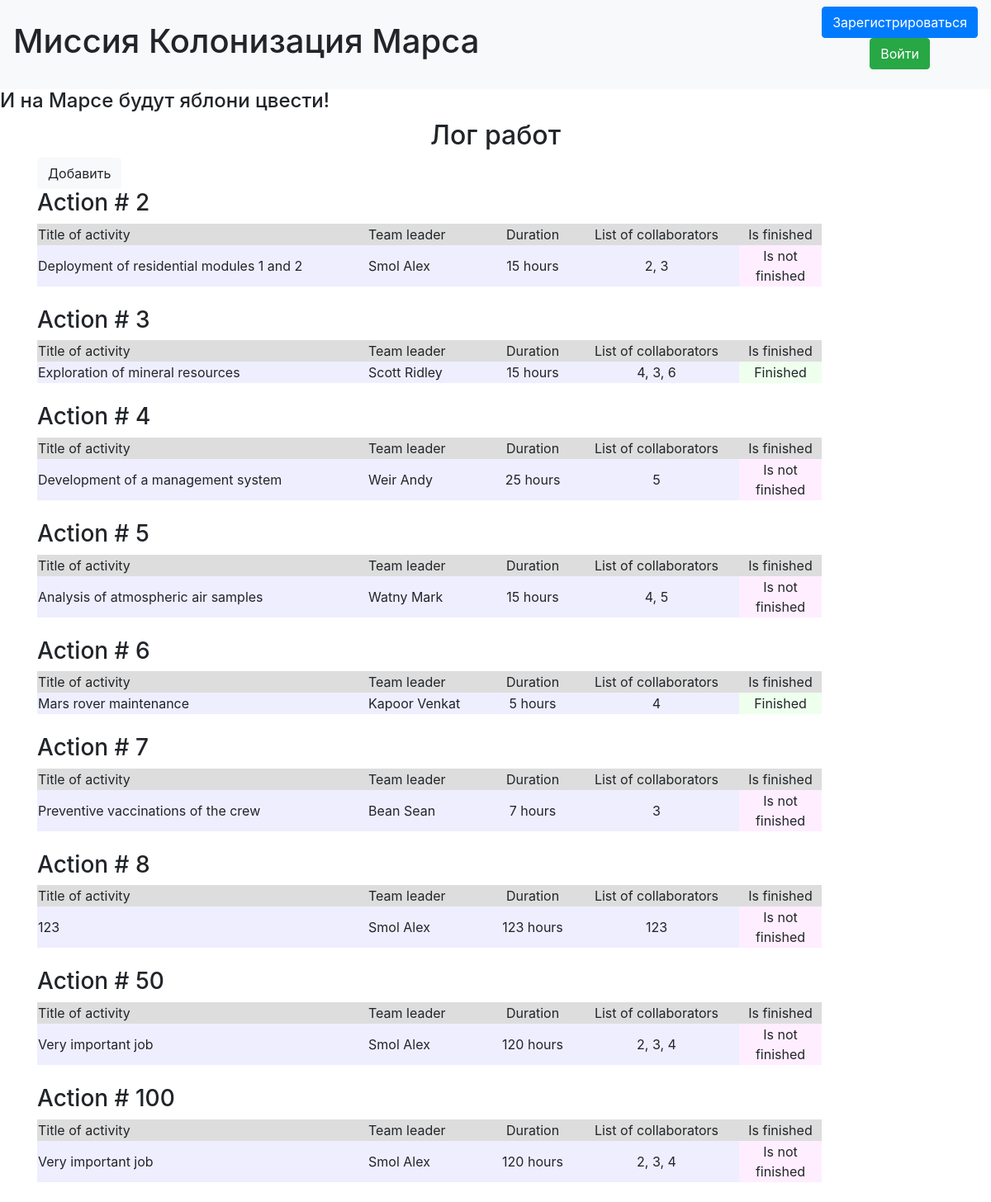
/index, run on the app's committed database.
### website/models/jobs.py (models this page shows)
class Job(database, SerializerMixin):
    __tablename__ = 'jobs'
    id = sqlalchemy.Column(sqlalchemy.Integer, primary_key=True, autoincrement=True)
    job = sqlalchemy.Column(sqlalchemy.String, nullable=True)
    work_size = sqlalchemy.Column(sqlalchemy.Integer, nullable=True, default=0)
    collaborators = sqlalchemy.Column(sqlalchemy.String, nullable=True)
    start_date = sqlalchemy.Column(sqlalchemy.DateTime, default=datetime.datetime.now)
    end_date = sqlalchemy.Column(sqlalchemy.DateTime, default=datetime.datetime.now)
    is_finished = sqlalchemy.Column(sqlalchemy.Boolean, default=False)
    category = sqlalchemy.Column(sqlalchemy.Integer, sqlalchemy.ForeignKey("categories.id"))
    team_leader = sqlalchemy.Column(sqlalchemy.Integer, sqlalchemy.ForeignKey("users.id"))
    user = orm.relation('User')
    categories = orm.relation("Category",
                              secondary="association",
                              backref="jobs")

### website/models/users.py (models this page shows, shortened)
class User(database, UserMixin, SerializerMixin):
    __tablename__ = 'users'
    id = sqlalchemy.Column(sqlalchemy.Integer, primary_key=True, autoincrement=True)
    surname = sqlalchemy.Column(sqlalchemy.String, nullable=True)
    name = sqlalchemy.Column(sqlalchemy.String, nullable=True)
    age = sqlalchemy.Column(sqlalchemy.Integer, nullable=True)
    position = sqlalchemy.Column(sqlalchemy.String, nullable=True)
    speciality = sqlalchemy.Column(sqlalchemy.String, nullable=True)
    address = sqlalchemy.Column(sqlalchemy.String, nullable=True)
    email = sqlalchemy.Column(sqlalchemy.String, index=True, unique=True, nullable=True)
    hashed_password = sqlalchemy.Column(sqlalchemy.String, nullable=True)
    modifed_date = sqlalchemy.Column(sqlalchemy.DateTime, default=datetime.datetime.now)
    jobs = orm.relation("Job", back_populates='user')
    departments = orm.relation("Department", back_populates='user')

### main.py (the view)
@app.route("/")
@app.route("/index")
def index():
    db_sess = create_session()
    jobs = db_sess.query(Job).all()
    users = db_sess.query(User).all()
    names = {name.id: (name.surname, name.name) for name in users}
    return render_template("index.html", jobs=jobs, names=names, title='Work log')

### website/__init__.py (called while the page is built)
def create_session() -> Session:
    global __factory
    return __factory()

### website/templates/index.html (shortened to what this page needs)
{% extends "base.html" %}
{% block content %}
<h2 align="center">Лог работ</h2>
<a align="left" class="btn btn-light" href="/add-job/">Добавить</a>
{% for job in jobs %}
  <h3>Action # {{ job.id }}</h3>
  <div class="table_container">
    <table class="my_table">
      <tr class="my_row">
        <td class="title" width="400px" bgcolor="#dddddd">Title of activity</td>
        <td class="title" width="150px" bgcolor="#dddddd">Team leader</td>
        <td class="title" width="100px" bgcolor="#dddddd" align="center">Duration</td>
        <td class="title" width="200px" bgcolor="#dddddd" align="center">List of collaborators</td>
        <td class="title" width="100px" bgcolor="#dddddd" align="center">Is finished</td>
      </tr>
      <tr class="my_row">
        <td class="ordinary" bgcolor="#eeeeff">{{ job.job.capitalize() }}</td>
        <td class="ordinary" bgcolor="#eeeeff">{{ names[job.team_leader][0] }} {{ names[job.team_leader][1] }}</td>
        <td class="ordinary" bgcolor="#eeeeff" align="center">{{ job.work_size }} hours</td>
        <td class="ordinary" bgcolor="#eeeeff" align="center">{{ job.collaborators }}</td>
        {% if job.is_finished %}
        <td class="ordinary" bgcolor="#eeffee" align="center">Finished</td>
        {% else %}
        <td class="ordinary" bgcolor="#ffeeff" align="center">Is not finished</td>
        {% endif %}
      </tr>
    </table>
  </div>
  <br>
{% endfor %}
{% endblock %}

### website/templates/base.html (shortened to what this page needs)
<!DOCTYPE html>
<html lang="en">
  <head>
    <link rel="stylesheet"
      href="https://stackpath.bootstrapcdn.com/bootstrap/4.4.1/css/bootstrap.min.css"
>
    <link rel="stylesheet"
      href="https://stackpath.bootstrapcdn.com/font-awesome/4.7.0/css/font-awesome.min.css"
>
  </head>
  <body>
    <header>
      <nav class="navbar navbar-light bg-light">
        <h1>Миссия Колонизация Марса</h1>
        {% if current_user.is_authenticated %}
          <a class="navbar-brand" href="/logout">{{ current_user.name }} {{ current_user.surname }}</a>
        {% else %}
          <p align="center">
            <a class="btn btn-primary" href="/register">Зарегистрироваться</a>
            <br>
            <a class="btn btn-success" href="/login">Войти</a>
          </p>
        {% endif %}
      </nav>
      <h4>И на Марсе будут яблони цвести!</h4>
    </header>
    <main role="main" class="container">
      {% block content %}{% endblock %}
    </main>
  </body>
</html>

### data on the page
Job: id "2", job "Deployment of residential modules 1 and 2", team_leader.surname "Smol", team_leader.name "Alex", work_size "15", collaborators "2, 3", is_finished "Is not finished"
Job: id "3", job "Exploration of mineral resources", team_leader.surname "Scott", team_leader.name "Ridley", work_size "15", collaborators "4, 3, 6", is_finished "Finished"
Job: id "4", job "Development of a management system", team_leader.surname "Weir", team_leader.name "Andy", work_size "25", collaborators "5", is_finished "Is not finished"
Job: id "5", job "Analysis of atmospheric air samples", team_leader.surname "Watny", team_leader.name "Mark", work_size "15", collaborators "4, 5", is_finished "Is not finished"
Job: id "6", job "Mars rover maintenance", team_leader.surname "Kapoor", team_leader.name "Venkat", work_size "5", collaborators "4", is_finished "Finished"
Job: id "7", job "Preventive vaccinations of the crew", team_leader.surname "Bean", team_leader.name "Sean", work_size "7", collaborators "3", is_finished "Is not finished"
Job: id "8", job "123", team_leader.surname "Smol", team_leader.name "Alex", work_size "123", collaborators "123", is_finished "Is not finished"
Job: id "50", job "Very important job", team_leader.surname "Smol", team_leader.name "Alex", work_size "120", collaborators "2, 3, 4", is_finished "Is not finished"
Job: id "100", job "Very important job", team_leader.surname "Smol", team_leader.name "Alex", work_size "120", collaborators "2, 3, 4", is_finished "Is not finished"
